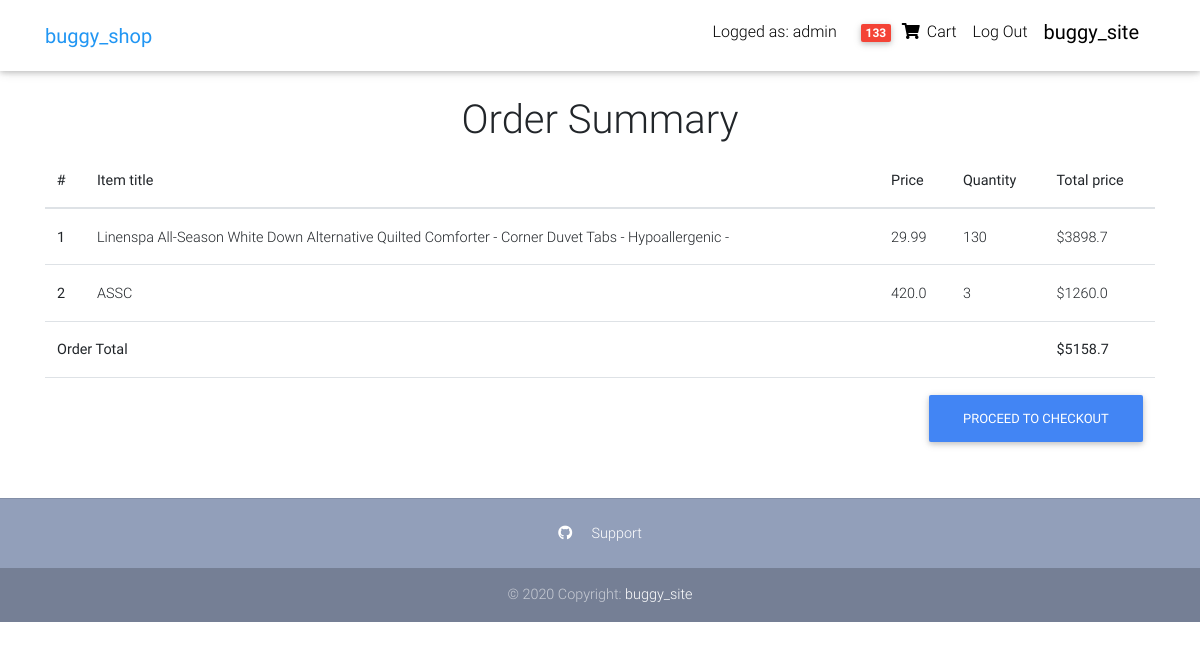
The page /order-summary/ (signed in) on the database its author committed.
### pages/models.py (models this page shows, shortened)
class OrderItem(models.Model):
	user = models.ForeignKey(settings.AUTH_USER_MODEL, on_delete=models.CASCADE)
	ordered = models.BooleanField(default=False)
	item = models.ForeignKey(Item, on_delete=models.CASCADE)
	quantity = models.IntegerField(default=1)
	def get_total_item_price(self):
		return self.quantity * self.item.price
	def get_final_price(self):
		return self.get_total_item_price()

class Item(models.Model):
	title = models.CharField(max_length=100)
	price = models.FloatField()
	category = models.CharField(choices=CATEGORY_CHOICES, max_length=2)
	label = models.CharField(choices=LABEL_CHOICES, max_length=2)
	slug = models.SlugField()
	description = models.TextField()
	image = models.ImageField()
	file = models.FileField(blank=True)

class Order(models.Model):
	user = models.ForeignKey(settings.AUTH_USER_MODEL, on_delete=models.CASCADE)
	items = models.ManyToManyField(OrderItem)
	start_date = models.DateTimeField(auto_now_add=True)
	ordered_date = models.DateTimeField()
	ordered = models.BooleanField(default=False)
	billing_address=models.ForeignKey('BillingAddress', on_delete=models.SET_NULL, blank=True, null=True)
	def get_total_price(self):
		total=0
		for order_item in self.items.all():
			total += order_item.get_final_price()
		return total

### pages/views.py (the view)
# urls.py: path('order-summary/', OrderSummaryView.as_view(), name='order-summary'),
class OrderSummaryView(LoginRequiredMixin, View):
	def get(self, *args, **kwargs):
		try:
			order = Order.objects.get(user=self.request.user, ordered=False)
			context = {
				'object': order
			}
			return render(self.request, 'order_summary.html', context)
		except ObjectDoesNotExist:
			messages.warning(self.request, "You do not have an active order")
			return redirect("/shop/")

### pages/templatetags/cart_template_tags.py (called while the page is built)
@register.filter
def cart_item_count(user):
	if user.is_authenticated:
		total=0
		qs = OrderItem.objects.filter(user=user, ordered=False)
		for order_item in qs:
			total += order_item.quantity
		return total
	return 0

### templates/order_summary.html (shortened to what this page needs)
{% extends 'base.html' %}
{% load static %}
{% block content %}
<head>
</head>
<body>
  <main>
    <div class="container"><br>
      <h1 style="text-align: center">Order Summary</h1>
        <div class="table-responsive text-nowrap">
  <table class="table">
    <thead>
      <tr>
        <th scope="col">#</th>
        <th scope="col">Item title</th>
        <th scope="col">Price</th>
        <th scope="col">Quantity</th>
        <th scope="col">Total price</th>
      </tr>
    </thead>
    <tbody>
      {% for order_item in object.items.all %}
      <tr>
        <th scope="row">{{ forloop.counter }}</th>
        <td>{{ order_item.item.title }}</td>
        <td>{{ order_item.item.price }}</td>
        <td>{{ order_item.quantity }}</td>
        <td>${{ order_item.get_total_item_price }}</td>
      </tr>
      {% endfor %}
      <tr>
        <td colspan="4"><b>Order Total</b></td>
        <td><b>${{ object.get_total_price }}</b></td>
      </tr>
      <tr>
        <td colspan="5">
          <a class="btn btn-primary float-right" href='/checkout'>Proceed to checkout</a></td>
    </tbody>
  </table>
</div>
    </div>
  </main>
</body>
{% endblock %}

### templates/base.html (shortened to what this page needs)
<!DOCTYPE html>
<html>
	{% include 'head.html' %}
	{% include 'navbar.html' %}
<div class="mt-5 pt-4">
</div>
	{% block content %}{% endblock %}
	{% include 'footer.html' %}
</html>

### templates/head.html (shortened to what this page needs)
{% load static %}
<head>
  <link rel="stylesheet" href="https://use.fontawesome.com/releases/v5.11.2/css/all.css">
  <link href="{% static 'css/bootstrap.min.css' %}" rel="stylesheet">
  <link href="{% static 'css/mdb.min.css' %}" rel="stylesheet">
  <link href="{% static 'css/style.min.css' %}" rel="stylesheet">
</head>

### templates/navbar.html (shortened to what this page needs)
{% load cart_template_tags %}
  <nav class="navbar fixed-top navbar-expand-lg navbar-light white scrolling-navbar">
    <div class="container">
      <a class="navbar-brand waves-effect" href="/shop/">
        <strong class="blue-text">buggy_shop</strong>
      </a>
      <div class="collapse navbar-collapse" id="navbarSupportedContent">
        <ul class="navbar-nav nav-flex-icons">
          {% if user.is_authenticated %}
          <li class="nav-item">
            <div class="nav-link">
              <span class="clearfix d-none d-sm-inline-block mr-2"> Logged as: {{request.user.username}} </span>
            </div>
          </li>
          <li class="nav-item">
            <a href="{% url 'order-summary' %}"class="nav-link waves-effect">
              <span class="badge red z-depth-1 mr-1"> {{ request.user|cart_item_count }} </span>
              <i class="fas fa-shopping-cart"></i>
              <span class="clearfix d-none d-sm-inline-block"> Cart </span>
            </a>
          </li>
          <li class="nav-item">
            <a class="nav-link waves-effect" href="{% url 'account_logout' %}">
              <span class="clearfix d-none d-sm-inline-block"> Log Out </span>
            </a>
          </li>
          {% endif %}
          <li><a class="navbar-brand waves-effect" href="/">
          <strong class="black-text ml-2">buggy_site</strong>
          </a></li>
        </ul>
      </div>
    </div>
  </nav>

### templates/footer.html
  <footer class="page-footer text-center font-small mt-4 wow fadeIn">
    <hr class="my-4">
    <div class="pb-4">
      <a href="" target="_blank">
        <i class="fab fa-github mr-3"></i>
      </a>
      <a href='/support/'>Support</a>
    </div>
    <div class="footer-copyright py-3">
      © 2020 Copyright:
      <a href="/" target="_blank"> buggy_site </a>
    </div>
  </footer>

### templates/scripts.html (shortened to what this page needs)
{% load static %}

### templates/order_summary.html (style rules this page uses)
html, body, header, .carousel { height: 60vh; }

### rows shown on the page
OrderItem: item "Linenspa All-Season White Down Alternative Quilted Comforter - Corner Duvet Tabs - Hypoallergenic -", item.price "29.99", quantity "130", get_total_item_price "3898.7"
OrderItem: item "ASSC", item.price "420.0", quantity "3", get_total_item_price "1260.0"
Order: get_total_price "5158.7"

### other values the page prints
{{ request.user.username }} "admin"
{{ request.user|cart_item_count }} "133"
